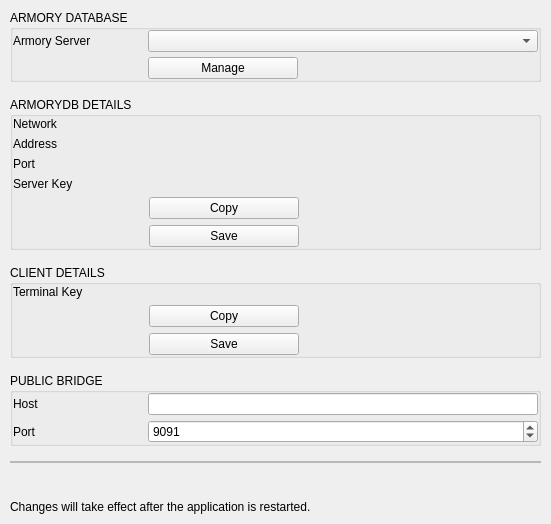
<?xml version="1.0" encoding="UTF-8"?>
<ui version="4.0">
 <class>NetworkSettingsPage</class>
 <widget class="QWidget" name="NetworkSettingsPage">
  <property name="geometry">
   <rect>
    <x>0</x>
    <y>0</y>
    <width>551</width>
    <height>524</height>
   </rect>
  </property>
  <property name="windowTitle">
   <string>Form</string>
  </property>
  <layout class="QVBoxLayout" name="verticalLayout">
   <property name="spacing">
    <number>15</number>
   </property>
   <property name="leftMargin">
    <number>10</number>
   </property>
   <property name="topMargin">
    <number>10</number>
   </property>
   <property name="rightMargin">
    <number>10</number>
   </property>
   <property name="bottomMargin">
    <number>10</number>
   </property>
   <item>
    <widget class="QGroupBox" name="ArmorySettingsGroupBox">
     <property name="minimumSize">
      <size>
       <width>0</width>
       <height>0</height>
      </size>
     </property>
     <property name="title">
      <string>ARMORY DATABASE</string>
     </property>
     <layout class="QVBoxLayout" name="verticalLayout_6">
      <property name="spacing">
       <number>5</number>
      </property>
      <property name="leftMargin">
       <number>0</number>
      </property>
      <property name="topMargin">
       <number>0</number>
      </property>
      <property name="rightMargin">
       <number>0</number>
      </property>
      <property name="bottomMargin">
       <number>0</number>
      </property>
      <item>
       <widget class="QWidget" name="horizontalWidget6_2" native="true">
        <property name="minimumSize">
         <size>
          <width>0</width>
          <height>0</height>
         </size>
        </property>
        <layout class="QHBoxLayout" name="horizontalLayout_9">
         <property name="spacing">
          <number>5</number>
         </property>
         <property name="leftMargin">
          <number>0</number>
         </property>
         <property name="topMargin">
          <number>0</number>
         </property>
         <property name="rightMargin">
          <number>0</number>
         </property>
         <property name="bottomMargin">
          <number>0</number>
         </property>
         <item>
          <widget class="QLabel" name="armoryDBHostLabel_2">
           <property name="sizePolicy">
            <sizepolicy hsizetype="Preferred" vsizetype="Preferred">
             <horstretch>0</horstretch>
             <verstretch>0</verstretch>
            </sizepolicy>
           </property>
           <property name="minimumSize">
            <size>
             <width>130</width>
             <height>0</height>
            </size>
           </property>
           <property name="maximumSize">
            <size>
             <width>130</width>
             <height>16777215</height>
            </size>
           </property>
           <property name="text">
            <string>Armory Server</string>
           </property>
           <property name="wordWrap">
            <bool>true</bool>
           </property>
          </widget>
         </item>
         <item>
          <widget class="QComboBox" name="comboBoxArmoryServer"/>
         </item>
        </layout>
       </widget>
      </item>
      <item>
       <widget class="QWidget" name="horizontalWidget1_3" native="true">
        <property name="minimumSize">
         <size>
          <width>0</width>
          <height>0</height>
         </size>
        </property>
        <layout class="QHBoxLayout" name="horizontalLayout_6">
         <property name="spacing">
          <number>5</number>
         </property>
         <property name="leftMargin">
          <number>0</number>
         </property>
         <property name="topMargin">
          <number>0</number>
         </property>
         <property name="rightMargin">
          <number>0</number>
         </property>
         <property name="bottomMargin">
          <number>0</number>
         </property>
         <item>
          <widget class="QLabel" name="armoryDBHostLabel_3">
           <property name="minimumSize">
            <size>
             <width>130</width>
             <height>0</height>
            </size>
           </property>
           <property name="maximumSize">
            <size>
             <width>130</width>
             <height>16777215</height>
            </size>
           </property>
           <property name="text">
            <string/>
           </property>
           <property name="wordWrap">
            <bool>true</bool>
           </property>
          </widget>
         </item>
         <item>
          <widget class="QPushButton" name="pushButtonManageArmory">
           <property name="minimumSize">
            <size>
             <width>150</width>
             <height>0</height>
            </size>
           </property>
           <property name="maximumSize">
            <size>
             <width>16777215</width>
             <height>16777215</height>
            </size>
           </property>
           <property name="text">
            <string>Manage</string>
           </property>
          </widget>
         </item>
         <item>
          <spacer name="horizontalSpacer_2">
           <property name="orientation">
            <enum>Qt::Horizontal</enum>
           </property>
           <property name="sizeHint" stdset="0">
            <size>
             <width>40</width>
             <height>20</height>
            </size>
           </property>
          </spacer>
         </item>
        </layout>
       </widget>
      </item>
     </layout>
    </widget>
   </item>
   <item>
    <widget class="QGroupBox" name="ArmoryDetailsGroupBox">
     <property name="minimumSize">
      <size>
       <width>0</width>
       <height>0</height>
      </size>
     </property>
     <property name="title">
      <string>ARMORYDB DETAILS</string>
     </property>
     <layout class="QVBoxLayout" name="verticalLayout_4">
      <property name="spacing">
       <number>6</number>
      </property>
      <property name="leftMargin">
       <number>0</number>
      </property>
      <property name="topMargin">
       <number>0</number>
      </property>
      <property name="rightMargin">
       <number>0</number>
      </property>
      <property name="bottomMargin">
       <number>0</number>
      </property>
      <item>
       <layout class="QHBoxLayout" name="horizontalLayout_14">
        <item>
         <widget class="QLabel" name="label_16">
          <property name="minimumSize">
           <size>
            <width>130</width>
            <height>0</height>
           </size>
          </property>
          <property name="maximumSize">
           <size>
            <width>130</width>
            <height>16777215</height>
           </size>
          </property>
          <property name="text">
           <string>Network</string>
          </property>
          <property name="alignment">
           <set>Qt::AlignLeading|Qt::AlignLeft|Qt::AlignVCenter</set>
          </property>
          <property name="wordWrap">
           <bool>true</bool>
          </property>
         </widget>
        </item>
        <item>
         <widget class="QLabel" name="labelArmoryServerNetwork">
          <property name="text">
           <string/>
          </property>
          <property name="whiteLabel" stdset="0">
           <bool>true</bool>
          </property>
         </widget>
        </item>
       </layout>
      </item>
      <item>
       <layout class="QHBoxLayout" name="horizontalLayout_13">
        <item>
         <widget class="QLabel" name="label_7">
          <property name="minimumSize">
           <size>
            <width>130</width>
            <height>0</height>
           </size>
          </property>
          <property name="maximumSize">
           <size>
            <width>130</width>
            <height>16777215</height>
           </size>
          </property>
          <property name="text">
           <string>Address</string>
          </property>
          <property name="alignment">
           <set>Qt::AlignLeading|Qt::AlignLeft|Qt::AlignVCenter</set>
          </property>
          <property name="wordWrap">
           <bool>true</bool>
          </property>
         </widget>
        </item>
        <item>
         <widget class="QLabel" name="labelArmoryServerAddress">
          <property name="text">
           <string/>
          </property>
          <property name="whiteLabel" stdset="0">
           <bool>true</bool>
          </property>
         </widget>
        </item>
       </layout>
      </item>
      <item>
       <layout class="QHBoxLayout" name="horizontalLayout_12">
        <item>
         <widget class="QLabel" name="label_6">
          <property name="minimumSize">
           <size>
            <width>130</width>
            <height>0</height>
           </size>
          </property>
          <property name="maximumSize">
           <size>
            <width>130</width>
            <height>16777215</height>
           </size>
          </property>
          <property name="text">
           <string>Port</string>
          </property>
          <property name="alignment">
           <set>Qt::AlignLeading|Qt::AlignLeft|Qt::AlignVCenter</set>
          </property>
          <property name="wordWrap">
           <bool>true</bool>
          </property>
         </widget>
        </item>
        <item>
         <widget class="QLabel" name="labelArmoryServerPort">
          <property name="text">
           <string/>
          </property>
          <property name="whiteLabel" stdset="0">
           <bool>true</bool>
          </property>
         </widget>
        </item>
       </layout>
      </item>
      <item>
       <layout class="QHBoxLayout" name="horizontalLayout_11">
        <item>
         <widget class="QLabel" name="label_4">
          <property name="minimumSize">
           <size>
            <width>130</width>
            <height>0</height>
           </size>
          </property>
          <property name="maximumSize">
           <size>
            <width>130</width>
            <height>16777215</height>
           </size>
          </property>
          <property name="text">
           <string>Server Key</string>
          </property>
          <property name="alignment">
           <set>Qt::AlignLeading|Qt::AlignLeft|Qt::AlignVCenter</set>
          </property>
          <property name="wordWrap">
           <bool>true</bool>
          </property>
         </widget>
        </item>
        <item>
         <widget class="QLabel" name="labelArmoryServerKey">
          <property name="text">
           <string/>
          </property>
          <property name="wordWrap">
           <bool>true</bool>
          </property>
          <property name="whiteLabel" stdset="0">
           <bool>true</bool>
          </property>
         </widget>
        </item>
       </layout>
      </item>
      <item>
       <layout class="QHBoxLayout" name="horizontalLayout_10">
        <item>
         <widget class="QLabel" name="label_5">
          <property name="minimumSize">
           <size>
            <width>130</width>
            <height>0</height>
           </size>
          </property>
          <property name="maximumSize">
           <size>
            <width>130</width>
            <height>16777215</height>
           </size>
          </property>
          <property name="text">
           <string/>
          </property>
          <property name="alignment">
           <set>Qt::AlignLeading|Qt::AlignLeft|Qt::AlignVCenter</set>
          </property>
          <property name="wordWrap">
           <bool>true</bool>
          </property>
         </widget>
        </item>
        <item>
         <widget class="QPushButton" name="pushButtonArmoryServerKeyCopy">
          <property name="minimumSize">
           <size>
            <width>150</width>
            <height>0</height>
           </size>
          </property>
          <property name="maximumSize">
           <size>
            <width>16777215</width>
            <height>16777215</height>
           </size>
          </property>
          <property name="text">
           <string>Copy</string>
          </property>
         </widget>
        </item>
        <item>
         <spacer name="horizontalSpacer_3">
          <property name="orientation">
           <enum>Qt::Horizontal</enum>
          </property>
          <property name="sizeHint" stdset="0">
           <size>
            <width>40</width>
            <height>20</height>
           </size>
          </property>
         </spacer>
        </item>
       </layout>
      </item>
      <item>
       <layout class="QHBoxLayout" name="horizontalLayout_15">
        <item>
         <widget class="QLabel" name="label_9">
          <property name="minimumSize">
           <size>
            <width>130</width>
            <height>0</height>
           </size>
          </property>
          <property name="maximumSize">
           <size>
            <width>130</width>
            <height>16777215</height>
           </size>
          </property>
          <property name="text">
           <string/>
          </property>
          <property name="alignment">
           <set>Qt::AlignLeading|Qt::AlignLeft|Qt::AlignVCenter</set>
          </property>
          <property name="wordWrap">
           <bool>true</bool>
          </property>
         </widget>
        </item>
        <item>
         <widget class="QPushButton" name="pushButtonArmoryServerKeySave">
          <property name="minimumSize">
           <size>
            <width>150</width>
            <height>0</height>
           </size>
          </property>
          <property name="maximumSize">
           <size>
            <width>150</width>
            <height>16777215</height>
           </size>
          </property>
          <property name="text">
           <string>Save</string>
          </property>
         </widget>
        </item>
        <item>
         <spacer name="horizontalSpacer_6">
          <property name="orientation">
           <enum>Qt::Horizontal</enum>
          </property>
          <property name="sizeHint" stdset="0">
           <size>
            <width>40</width>
            <height>20</height>
           </size>
          </property>
         </spacer>
        </item>
       </layout>
      </item>
     </layout>
    </widget>
   </item>
   <item>
    <widget class="QGroupBox" name="ArmoryDetailsGroupBox_2">
     <property name="minimumSize">
      <size>
       <width>0</width>
       <height>0</height>
      </size>
     </property>
     <property name="title">
      <string>CLIENT DETAILS</string>
     </property>
     <layout class="QVBoxLayout" name="verticalLayout_7">
      <property name="spacing">
       <number>6</number>
      </property>
      <property name="leftMargin">
       <number>0</number>
      </property>
      <property name="topMargin">
       <number>0</number>
      </property>
      <property name="rightMargin">
       <number>0</number>
      </property>
      <property name="bottomMargin">
       <number>0</number>
      </property>
      <item>
       <layout class="QHBoxLayout" name="horizontalLayout_17">
        <item>
         <widget class="QLabel" name="label_11">
          <property name="minimumSize">
           <size>
            <width>130</width>
            <height>0</height>
           </size>
          </property>
          <property name="maximumSize">
           <size>
            <width>130</width>
            <height>16777215</height>
           </size>
          </property>
          <property name="text">
           <string>Terminal Key</string>
          </property>
          <property name="alignment">
           <set>Qt::AlignLeading|Qt::AlignLeft|Qt::AlignVCenter</set>
          </property>
          <property name="wordWrap">
           <bool>true</bool>
          </property>
         </widget>
        </item>
        <item>
         <widget class="QLabel" name="labelArmoryTerminalKey">
          <property name="text">
           <string/>
          </property>
          <property name="wordWrap">
           <bool>true</bool>
          </property>
          <property name="whiteLabel" stdset="0">
           <bool>true</bool>
          </property>
         </widget>
        </item>
       </layout>
      </item>
      <item>
       <layout class="QHBoxLayout" name="horizontalLayout_18">
        <item>
         <widget class="QLabel" name="label_12">
          <property name="minimumSize">
           <size>
            <width>130</width>
            <height>0</height>
           </size>
          </property>
          <property name="maximumSize">
           <size>
            <width>130</width>
            <height>16777215</height>
           </size>
          </property>
          <property name="text">
           <string/>
          </property>
          <property name="alignment">
           <set>Qt::AlignLeading|Qt::AlignLeft|Qt::AlignVCenter</set>
          </property>
          <property name="wordWrap">
           <bool>true</bool>
          </property>
         </widget>
        </item>
        <item>
         <widget class="QPushButton" name="pushButtonArmoryTerminalKeyCopy">
          <property name="minimumSize">
           <size>
            <width>150</width>
            <height>0</height>
           </size>
          </property>
          <property name="maximumSize">
           <size>
            <width>16777215</width>
            <height>16777215</height>
           </size>
          </property>
          <property name="text">
           <string>Copy</string>
          </property>
         </widget>
        </item>
        <item>
         <spacer name="horizontalSpacer_4">
          <property name="orientation">
           <enum>Qt::Horizontal</enum>
          </property>
          <property name="sizeHint" stdset="0">
           <size>
            <width>40</width>
            <height>20</height>
           </size>
          </property>
         </spacer>
        </item>
       </layout>
      </item>
      <item>
       <layout class="QHBoxLayout" name="horizontalLayout_19">
        <item>
         <widget class="QLabel" name="label_13">
          <property name="minimumSize">
           <size>
            <width>130</width>
            <height>0</height>
           </size>
          </property>
          <property name="maximumSize">
           <size>
            <width>130</width>
            <height>16777215</height>
           </size>
          </property>
          <property name="text">
           <string/>
          </property>
          <property name="alignment">
           <set>Qt::AlignLeading|Qt::AlignLeft|Qt::AlignVCenter</set>
          </property>
          <property name="wordWrap">
           <bool>true</bool>
          </property>
         </widget>
        </item>
        <item>
         <widget class="QPushButton" name="pushButtonArmoryTerminalKeySave">
          <property name="minimumSize">
           <size>
            <width>150</width>
            <height>0</height>
           </size>
          </property>
          <property name="maximumSize">
           <size>
            <width>150</width>
            <height>16777215</height>
           </size>
          </property>
          <property name="text">
           <string>Save</string>
          </property>
         </widget>
        </item>
        <item>
         <spacer name="horizontalSpacer_7">
          <property name="orientation">
           <enum>Qt::Horizontal</enum>
          </property>
          <property name="sizeHint" stdset="0">
           <size>
            <width>40</width>
            <height>20</height>
           </size>
          </property>
         </spacer>
        </item>
       </layout>
      </item>
     </layout>
    </widget>
   </item>
   <item>
    <widget class="QGroupBox" name="PublicBridgeSettingsGroup">
     <property name="title">
      <string>PUBLIC BRIDGE</string>
     </property>
     <layout class="QVBoxLayout" name="verticalLayout_5">
      <property name="spacing">
       <number>5</number>
      </property>
      <property name="leftMargin">
       <number>0</number>
      </property>
      <property name="topMargin">
       <number>0</number>
      </property>
      <property name="rightMargin">
       <number>0</number>
      </property>
      <property name="bottomMargin">
       <number>0</number>
      </property>
      <item>
       <widget class="QWidget" name="horizontalWidget6" native="true">
        <property name="minimumSize">
         <size>
          <width>0</width>
          <height>0</height>
         </size>
        </property>
        <layout class="QHBoxLayout" name="horizontalLayout_7">
         <property name="spacing">
          <number>5</number>
         </property>
         <property name="leftMargin">
          <number>0</number>
         </property>
         <property name="topMargin">
          <number>0</number>
         </property>
         <property name="rightMargin">
          <number>0</number>
         </property>
         <property name="bottomMargin">
          <number>0</number>
         </property>
         <item>
          <widget class="QLabel" name="label_2">
           <property name="minimumSize">
            <size>
             <width>130</width>
             <height>0</height>
            </size>
           </property>
           <property name="maximumSize">
            <size>
             <width>130</width>
             <height>16777215</height>
            </size>
           </property>
           <property name="text">
            <string>Host</string>
           </property>
           <property name="alignment">
            <set>Qt::AlignLeading|Qt::AlignLeft|Qt::AlignVCenter</set>
           </property>
           <property name="wordWrap">
            <bool>true</bool>
           </property>
          </widget>
         </item>
         <item>
          <widget class="QLineEdit" name="lineEditPublicBridgeHost"/>
         </item>
        </layout>
       </widget>
      </item>
      <item>
       <widget class="QWidget" name="horizontalWidget7" native="true">
        <layout class="QHBoxLayout" name="horizontalLayout_8">
         <property name="spacing">
          <number>5</number>
         </property>
         <property name="leftMargin">
          <number>0</number>
         </property>
         <property name="topMargin">
          <number>0</number>
         </property>
         <property name="rightMargin">
          <number>0</number>
         </property>
         <property name="bottomMargin">
          <number>0</number>
         </property>
         <item>
          <widget class="QLabel" name="label_3">
           <property name="minimumSize">
            <size>
             <width>130</width>
             <height>0</height>
            </size>
           </property>
           <property name="maximumSize">
            <size>
             <width>130</width>
             <height>16777215</height>
            </size>
           </property>
           <property name="text">
            <string>Port</string>
           </property>
           <property name="alignment">
            <set>Qt::AlignLeading|Qt::AlignLeft|Qt::AlignVCenter</set>
           </property>
           <property name="wordWrap">
            <bool>true</bool>
           </property>
          </widget>
         </item>
         <item>
          <widget class="QSpinBox" name="spinBoxPublicBridgePort">
           <property name="maximum">
            <number>65535</number>
           </property>
           <property name="value">
            <number>9091</number>
           </property>
          </widget>
         </item>
        </layout>
       </widget>
      </item>
     </layout>
    </widget>
   </item>
   <item>
    <widget class="QFrame" name="restartNotificationFrame">
     <property name="sizePolicy">
      <sizepolicy hsizetype="Preferred" vsizetype="Fixed">
       <horstretch>0</horstretch>
       <verstretch>0</verstretch>
      </sizepolicy>
     </property>
     <property name="minimumSize">
      <size>
       <width>0</width>
       <height>0</height>
      </size>
     </property>
     <property name="styleSheet">
      <string notr="true"/>
     </property>
     <property name="frameShape">
      <enum>QFrame::StyledPanel</enum>
     </property>
     <property name="frameShadow">
      <enum>QFrame::Raised</enum>
     </property>
     <property name="subtleLabel" stdset="0">
      <bool>false</bool>
     </property>
     <layout class="QVBoxLayout" name="verticalLayout_2">
      <property name="spacing">
       <number>0</number>
      </property>
      <property name="leftMargin">
       <number>0</number>
      </property>
      <property name="topMargin">
       <number>0</number>
      </property>
      <property name="rightMargin">
       <number>0</number>
      </property>
      <property name="bottomMargin">
       <number>0</number>
      </property>
     </layout>
    </widget>
   </item>
   <item>
    <spacer name="verticalSpacer">
     <property name="orientation">
      <enum>Qt::Vertical</enum>
     </property>
     <property name="sizeHint" stdset="0">
      <size>
       <width>20</width>
       <height>40</height>
      </size>
     </property>
    </spacer>
   </item>
   <item>
    <widget class="QLabel" name="label">
     <property name="sizePolicy">
      <sizepolicy hsizetype="Preferred" vsizetype="Fixed">
       <horstretch>0</horstretch>
       <verstretch>0</verstretch>
      </sizepolicy>
     </property>
     <property name="text">
      <string>Changes will take effect after the application is restarted. </string>
     </property>
     <property name="statusWarningLabel" stdset="0">
      <bool>true</bool>
     </property>
    </widget>
   </item>
  </layout>
 </widget>
 <resources/>
 <connections/>
</ui>
